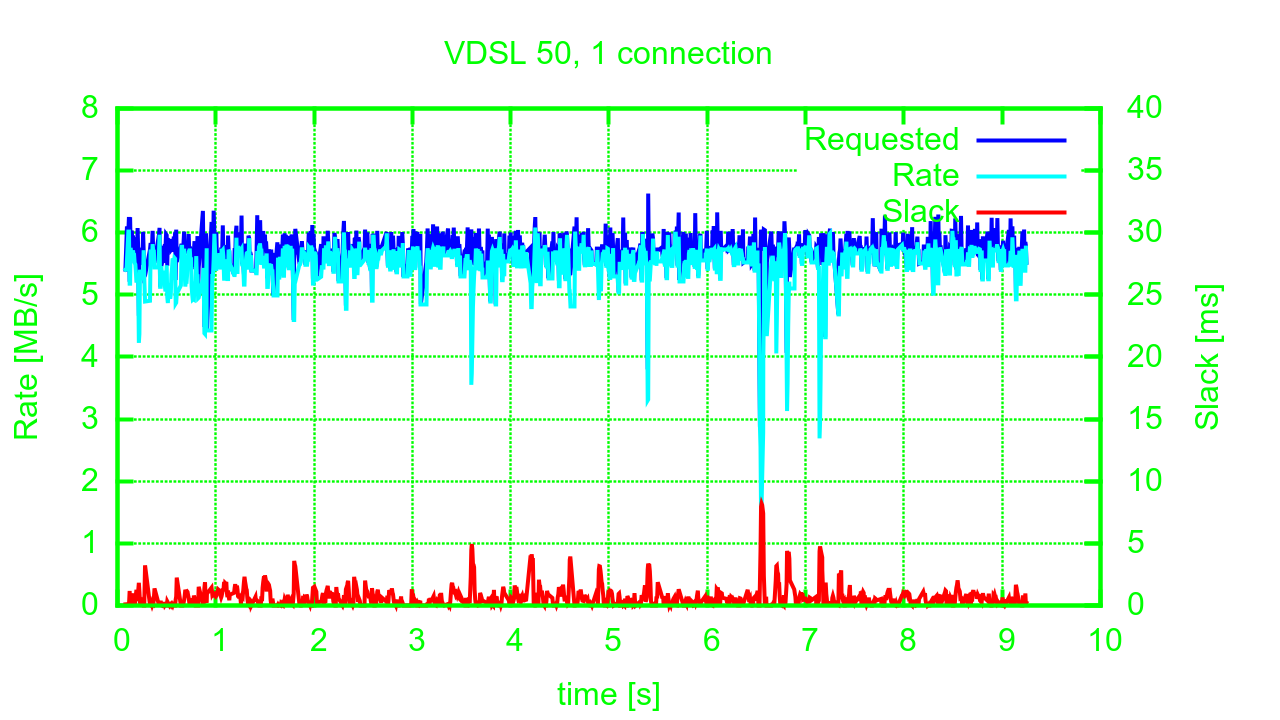

Source code (gnuplot):
set terminal pngcairo transparent linewidth 4 font ",24" size 1280, 720
set style data lines
set grid lc rgbcolor "green"
set title "VDSL 50, 1 connection" textcolor rgbcolor "green"
set xtics textcolor rgbcolor "green"
set ytics textcolor rgbcolor "green"
set y2tics textcolor rgbcolor "green"
set xlabel textcolor rgbcolor "green"
set ylabel textcolor rgbcolor "green"
set y2label textcolor rgbcolor "green"
set yrange [0:8]
set y2range [0:40]
set key textcolor rgbcolor "green"
set border 31 lc rgbcolor "green"
#set style line 1 lc rgbcolor "red"
#set style line 2 lc rgbcolor "cyan"
#set style line 3 lc rgbcolor "blue"
set xlabel "time [s]"
set ylabel "Rate [MB/s]"
set y2label "Slack [ms]"
plot \
 "30c3/vdsl50-1.tmg" using 1:4 title "Requested" lc rgbcolor "blue",\
 "30c3/vdsl50-1.tmg" using 1:5 title "Rate" lc rgbcolor "cyan",\
 "30c3/vdsl50-1.tmg" using 1:3 axis x1y2 title "Slack" lc rgbcolor "red"
